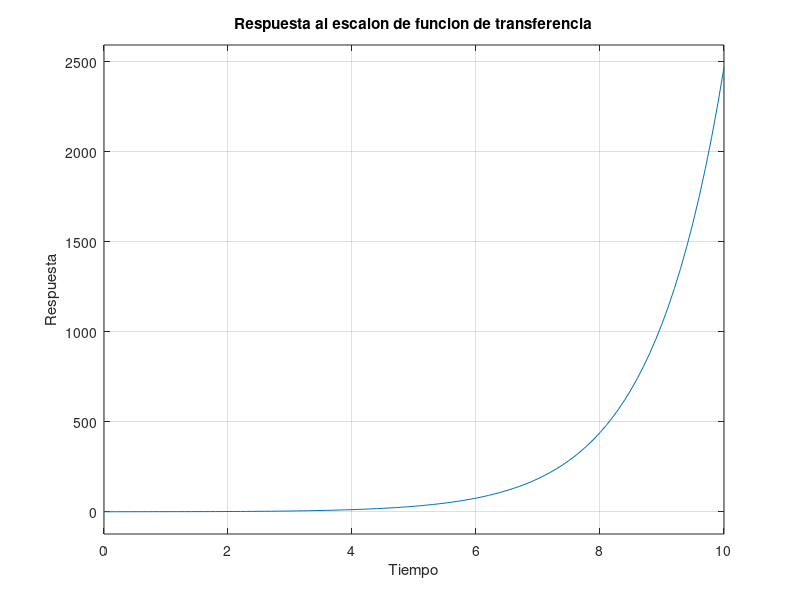

Write MATLAB code to recreate this figure.
% Parte 2

% funcion de cada bloque de el diagrama
s = tf ('s');
Y1 = 4*s/(10*s^2 + 4);
Y2 = 3/(6*s + 16);
Y3 = (4*s + 10)/(4*s^3 + 9*s^2 + 5*s);
Y4 = 1/(7*s + 10);
Y5 =(8*s + 8)/(s^3 + 2*s^2 + 3*s);
Y6 = (3*s + 2)/(5*s^2 + 7*s + 10);

% Funcion de transferencia

H = (Y1* (1- Y3) + Y2 * (1- Y3) + Y3 * Y6 * (Y4 + Y5))/(1-Y3);


% Grafico de respuesta al escalon
figure()
step(H,10)
title("Respuesta al escalon de funcion de transferencia")
xlim([0 10]) 
ylabel("Respuesta")
xlabel("Tiempo")
grid on % activar grilla
